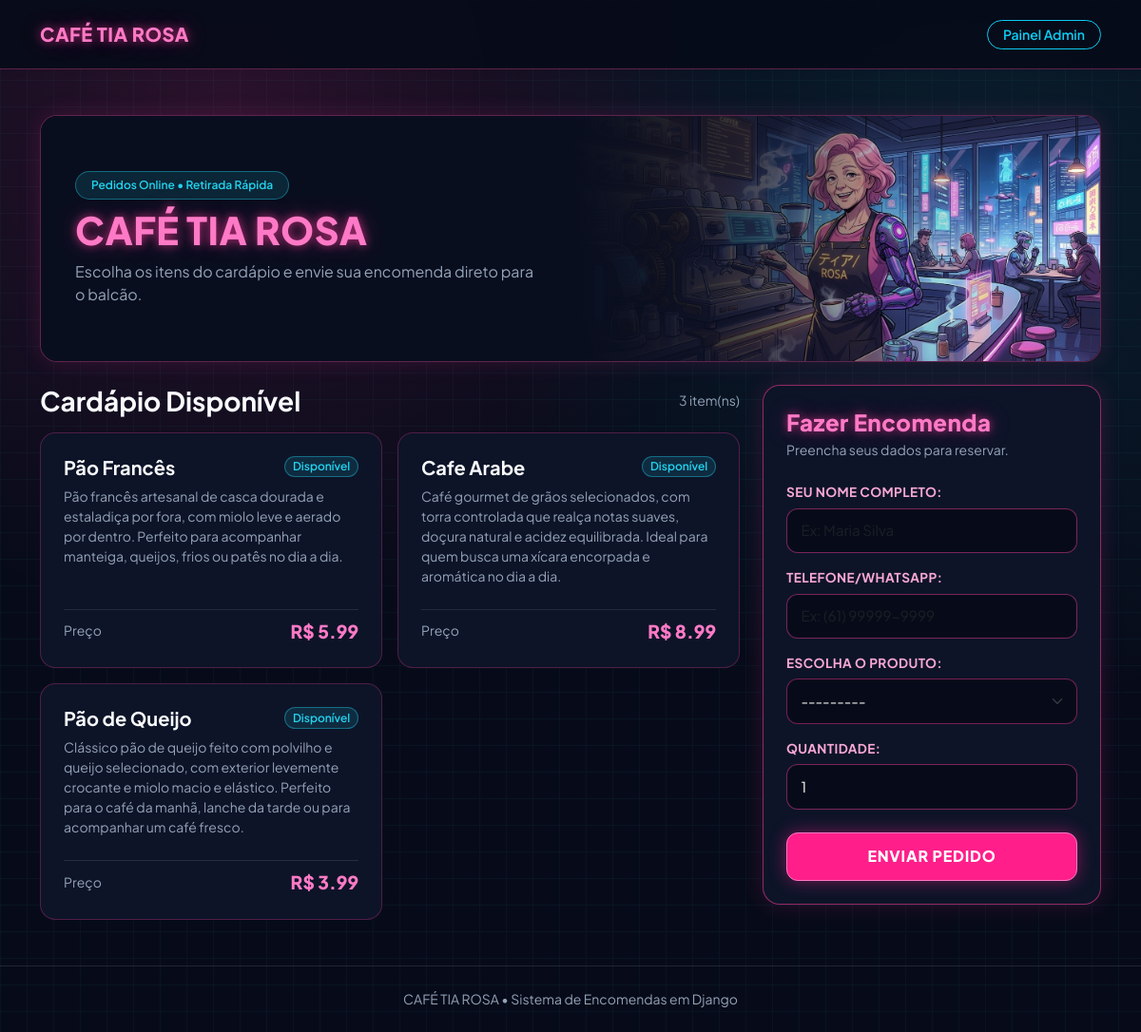
The page / on the database its author committed.
### loja/models.py (models this page shows)
class Produto(models.Model):
    nome = models.CharField(max_length=100)
    descricao = models.TextField()
    preco = models.DecimalField(max_digits=6, decimal_places=2)
    disponivel = models.BooleanField(default=True)
    def __str__(self):
        return self.nome

### loja/views.py (the view)
# urls.py: path('', views.lista_produtos, name='lista_produtos'),
def lista_produtos(request):
    produtos = Produto.objects.all()
    if request.method == 'POST':
        form = PedidoForm(request.POST)
        if form.is_valid():
            form.save()  # Persiste a encomenda na tabela Pedido (SQLite)
            messages.success(
                request,
                'Encomenda registrada no CAFÉ TIA ROSA! Seu pedido já entrou na fila de preparo.'
            )
            return redirect('lista_produtos')
    else:
        form = PedidoForm()
    return render(request, 'loja/index.html', {
        'produtos': produtos,
        'form': form
    })

### loja/forms.py
class PedidoForm(forms.ModelForm):
    class Meta:
        model = Pedido
        fields = ['cliente_nome', 'telefone', 'produto', 'quantidade']
        labels = {
            'cliente_nome': 'Seu Nome Completo',
            'telefone': 'Telefone/WhatsApp',
            'produto': 'Escolha o Produto',
            'quantidade': 'Quantidade',
        }
        widgets = {
            'cliente_nome': forms.TextInput(attrs={'class': 'form-control', 'placeholder': 'Ex: Maria Silva'}),
            'telefone': forms.TextInput(attrs={'class': 'form-control', 'placeholder': 'Ex: (61) 99999-9999'}),
            'produto': forms.Select(attrs={'class': 'form-select'}),
            'quantidade': forms.NumberInput(attrs={'class': 'form-control', 'min': '1', 'value': '1'}),
        }

### loja/templates/loja/index.html (shortened to what this page needs)
{% load static %}
<!DOCTYPE html>
<html lang="pt-br">
<head>
    <link href="https://cdn.jsdelivr.net/npm/bootstrap@5.3.0/dist/css/bootstrap.min.css" rel="stylesheet">
</head>
<body>
    <nav class="navbar navbar-dark navbar-tia-rosa py-3 sticky-top">
        <div class="container">
            <a class="navbar-brand marca-neon fs-5" href="#">
                CAFÉ TIA ROSA
            </a>
            <a href="/admin/" class="btn btn-outline-info btn-sm fw-semibold px-3 rounded-pill">
                Painel Admin
            </a>
        </div>
    </nav>
    <div class="container my-4 my-md-5">
        <div class="hero-neon mb-4">
            <div class="hero-conteudo">
                <span class="badge badge-ciano rounded-pill px-3 py-2 mb-2">
                    Pedidos Online • Retirada Rápida
                </span>
                <h1 class="marca-neon display-6 mb-2">CAFÉ TIA ROSA</h1>
                <p class="texto-suave mb-0">
                    Escolha os itens do cardápio e envie sua encomenda direto para o balcão.
                </p>
            </div>
            <img
                src="{% static 'loja/img/tia-rosa-banner.jpg' %}"
                alt="Tia Rosa preparando café no balcão"
                class="hero-imagem"
            >
        </div>
        <div class="row g-4">
            <div class="col-lg-8">
                <div class="d-flex justify-content-between align-items-center mb-3">
                    <h3 class="fw-bold mb-0">Cardápio Disponível</h3>
                    <span class="texto-suave small">{{ produtos|length }} item(ns)</span>
                </div>
                <div class="row g-3">
                    {% for produto in produtos %}
                        <div class="col-md-6">
                            <div class="card card-produto h-100 p-2">
                                <div class="card-body d-flex flex-column justify-content-between">
                                    <div>
                                        <div class="d-flex justify-content-between align-items-start gap-2 mb-2">
                                            <h5 class="card-title fw-bold mb-0">{{ produto.nome }}</h5>
                                            <span class="badge badge-ciano rounded-pill">Disponível</span>
                                        </div>
                                        <p class="texto-suave small mb-4">{{ produto.descricao }}</p>
                                    </div>
                                    <div class="pt-2 border-top border-secondary border-opacity-25 d-flex justify-content-between align-items-center">
                                        <span class="texto-suave small">Preço</span>
                                        <span class="preco-neon">R$ {{ produto.preco }}</span>
                                    </div>
                                </div>
                            </div>
                        </div>
                    {% empty %}
                        <div class="col-12">
                            <div class="alert alert-warning rounded-3">
                                Nenhum produto cadastrado ainda. Acesse o <strong>Painel Admin</strong> para adicionar itens ao CAFÉ TIA ROSA.
                            </div>
                        </div>
                    {% endfor %}
                </div>
            </div>
            <div class="col-lg-4">
                <div class="card card-pedido p-4">
                    <h4 class="marca-neon fs-4 mb-1">Fazer Encomenda</h4>
                    <p class="texto-suave small mb-4">Preencha seus dados para reservar.</p>
                    <form method="POST" class="form-django">
                        {{ form.as_p }}
                        <button type="submit" class="btn btn-neon w-100 mt-2">
                            Enviar Pedido
                        </button>
                    </form>
                </div>
            </div>
        </div>
    </div>
    <footer class="text-center texto-suave small py-4 mt-5 border-top border-secondary border-opacity-25">
        CAFÉ TIA ROSA • Sistema de Encomendas em Django
    </footer>
</body>
</html>

### rows shown on the page
Produto: nome "Pão Francês", descricao "Pão francês artesanal de casca dourada e estaladiça por fora, com miolo leve e aerado por dentro. Perfeito para acompanhar manteiga, queijos, frios ou patês no dia a dia.", preco "5.99"
Produto: nome "Cafe Arabe", descricao "Café gourmet de grãos selecionados, com torra controlada que realça notas suaves, doçura natural e acidez equilibrada. Ideal para quem busca uma xícara encorpada e aromática no dia a dia.", preco "8.99"
Produto: nome "Pão de Queijo", descricao "Clássico pão de queijo feito com polvilho e queijo selecionado, com exterior levemente crocante e miolo macio e elástico. Perfeito para o café da manhã, lanche da tarde ou para acompanhar um café fresco.", preco "3.99"

### other values the page prints
{{ produtos|length }} "3"
